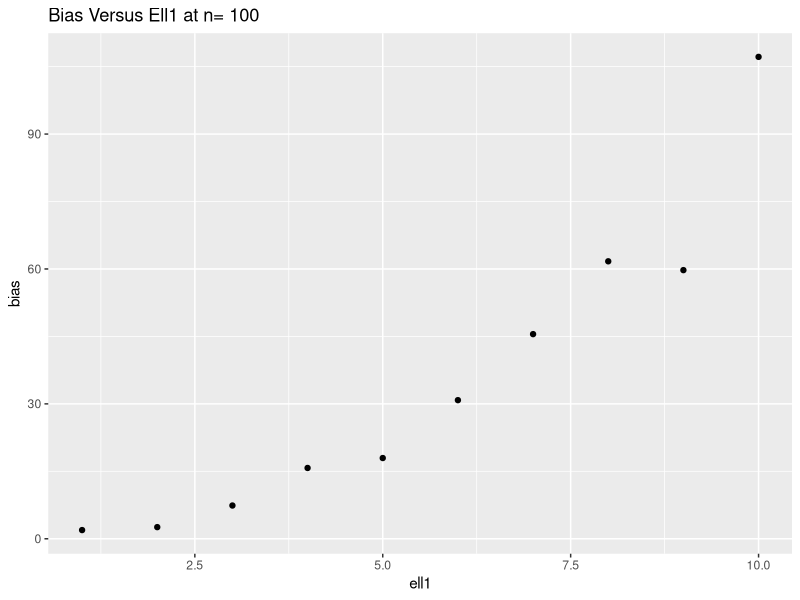
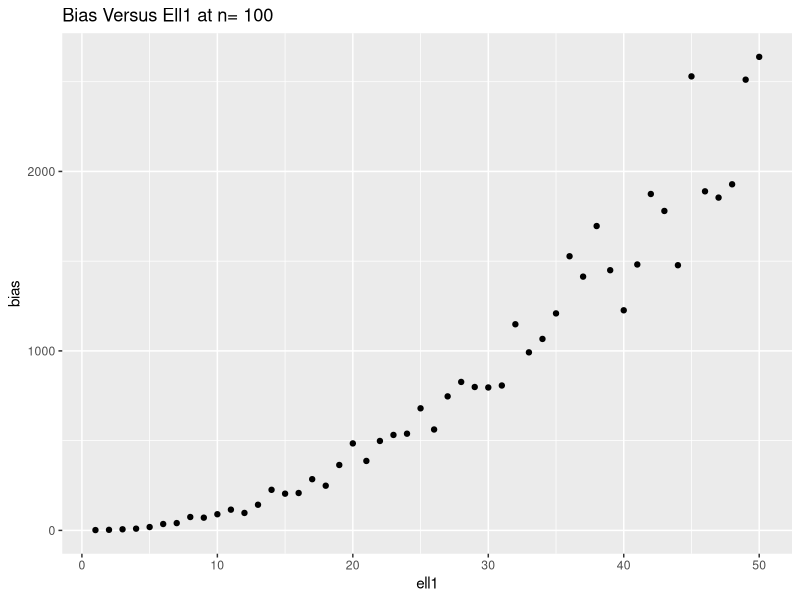
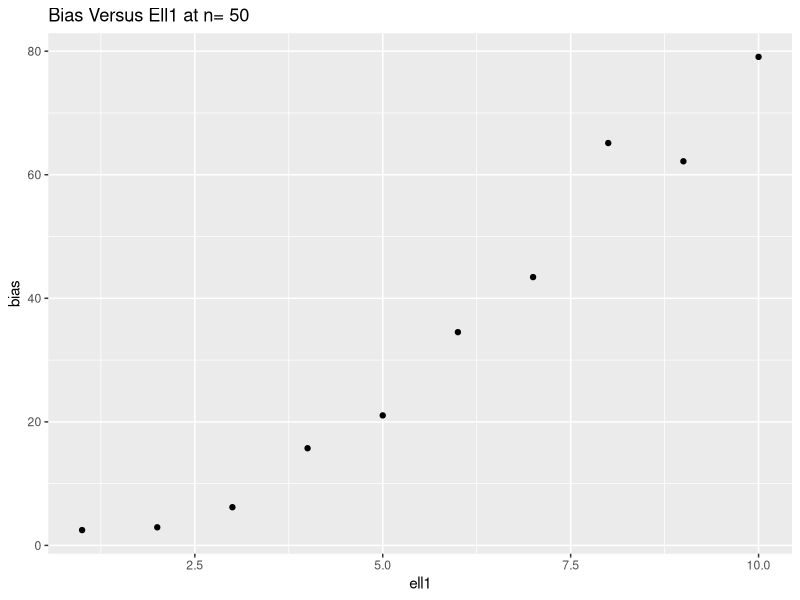
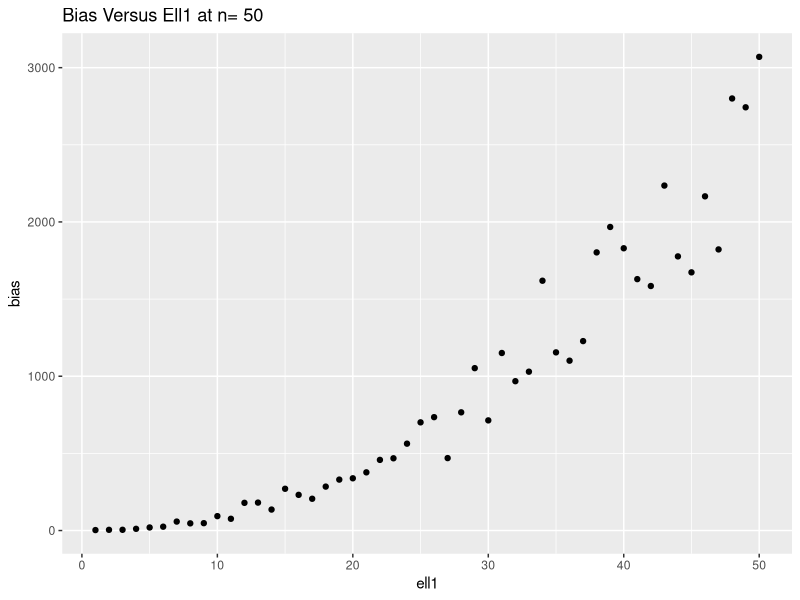
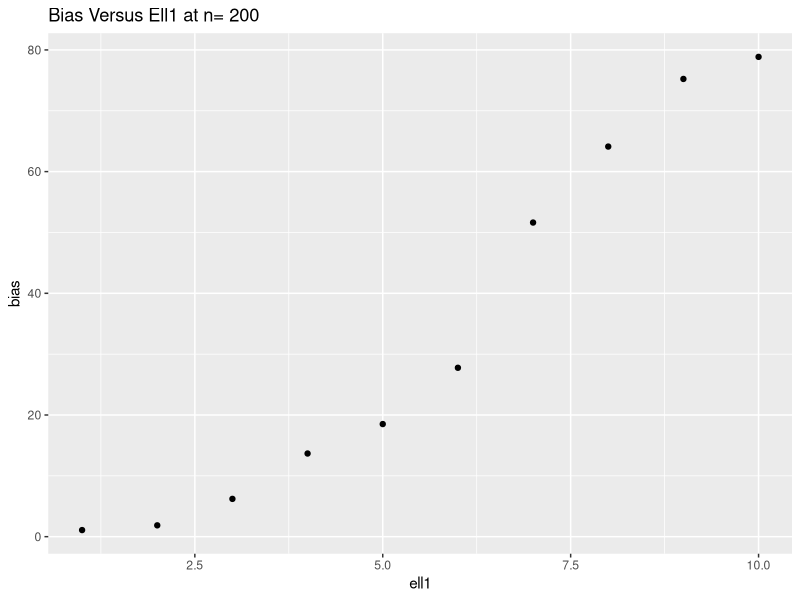
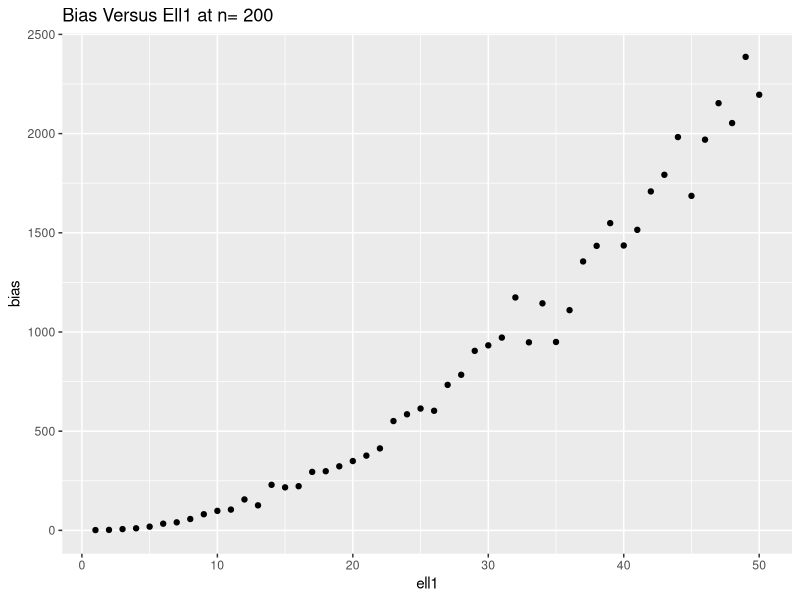
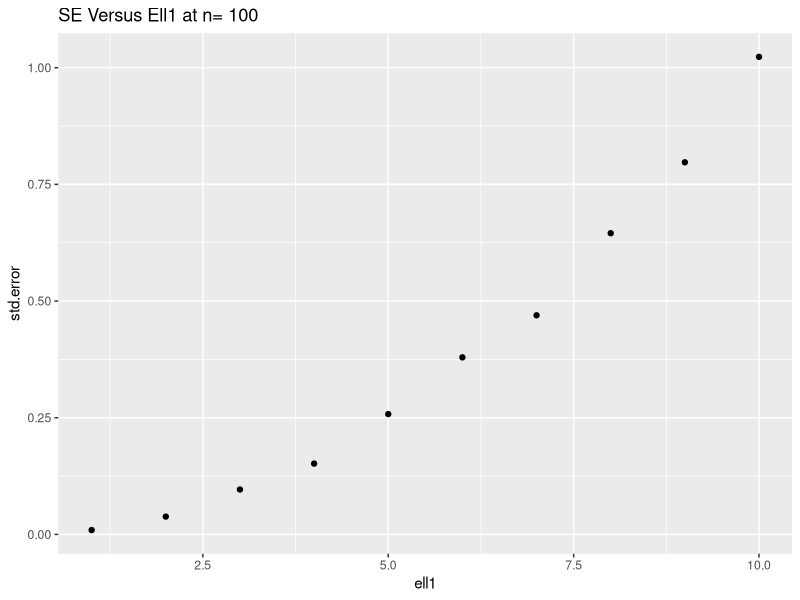
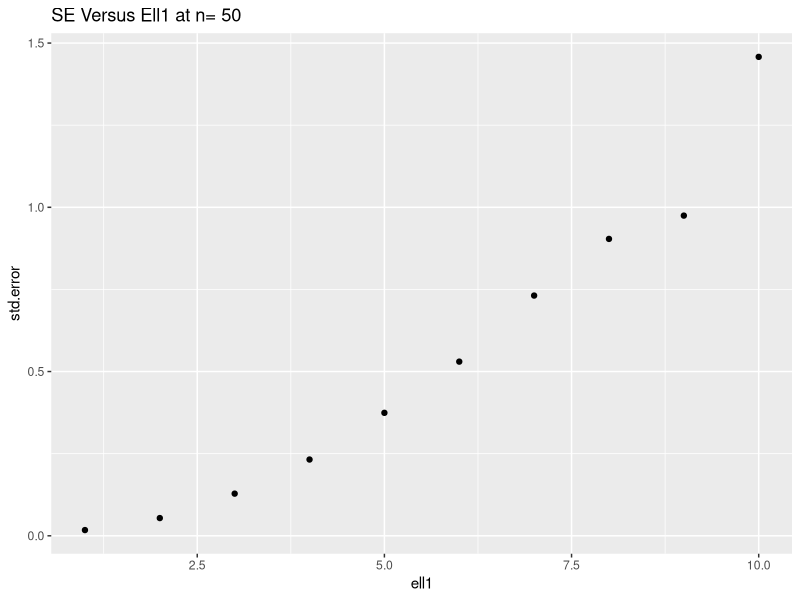

The R source for these figures, in order:
### PROBLEM 1 ###

# accepts an n*p matrix
# x and returns the largest eigenvalue of cov(x)
topeval = function(x){
  mat.cov <- cov(x)
  ev <- eigen(mat.cov)
  values <- ev$values
  return(max(values))
}

#creates an n*p matrix with columns 2 through p iid N(0,1), 
# column 1 has entries iid N(0,ell1)
rspikenorm = function(ell1,n,p) {
  col.one <- rnorm(n, 0, ell1)
  mat <- as.data.frame(col.one)
  for (i in 2:p) {
    col <- rnorm(n, 0, 1)
    c <- as.data.frame(col)
    mat <- cbind(mat, c)
  }
  colnames(mat) <- 1:p
  return(mat)
}

# generates a series of M datasets which are n by p, 
# with spike eigenvalue ell1. For each dataset it should 
# evalute  the top eigenvalue of its corresponding covariance
# matrix. It should return the mean of the so-obtained top 
# eigenvalues and the e standard deviation of the obtained 
# top eigenvalues
sampling.moments = function(ell1,n,p,M) {
  x <- rep(NA, M)
  for (i in 1:M) {
    data <- rspikenorm(ell1,n,p)
    x[i] <- topeval(data)
  }
  my.struct <- rep(NA,2)
  my.struct[1] <- mean(x)
  my.struct[2] <- sd(x)
  return(my.struct)
}

### PROBLEM 2 ###

# "evaluate the bias of the
#top eigenvalue as an estimate of ell1, 
# at problem size n=100, p=50 "

estm.bias <- function(ell1,n) {
  bias <- rep(NA, length(ell1))
  for (i in ell1) {
    x <- rspikenorm(i,n,50)
    y <- topeval(x)
    bias[i] <- y-(i)
  }
  df <- cbind(as.data.frame(ell1), as.data.frame(bias))
  g <- ggplot(df, aes(ell1,bias)) + geom_point()
  g + ggtitle(paste("Bias Versus Ell1 at n=",n))
}
library(ggplot2)
### PROBLEM 2.A ###
estm.bias(1:10, 100)
estm.bias(1:50, 100)
### PROBLEM 2.B ###
estm.bias(1:10, 50)
estm.bias(1:50, 50)
### PROBLEM 2.C ###
estm.bias(1:10, 200)
estm.bias(1:50, 200)
### PROBLEM 2.D ###
# For n=50,100,and 200, the distributions of bias as a function of ell1 are remarkably similar. 
# At n=10, the the difference between true and empirical is about 100 for all three.
#The main takeaway is that the bias increases faster than linear with ell1, probably about O(n2).

### PROBLEM 3 ###

# In the setting of problem 1, evaluate the standard error of the
# top eigenvalue as an estimate of ell1, at problem size n=100, p=50

# In #2, I was able to find the bias at many different points
# Here, I will use a range of ell1 to compute a single standard error

estm.se <- function(ell1, n) {
  std.error <- rep(NA, length(ell1))
  sim.power <- 200
  for (i in ell1) {
    sim.vec <- rep(NA, sim.power)
    for (j in 1:sim.power) {
      x <- rspikenorm(i,n,50)
      sim.vec[j] <- topeval(x)
    }
    std.error[i] <- (sd(sim.vec)/sqrt(length(sim.vec)))
  }
  df <- cbind(as.data.frame(ell1), as.data.frame(std.error))
  g <- ggplot(df, aes(ell1,std.error)) + geom_point()
  g + ggtitle(paste("SE Versus Ell1 at n=",n))
}
### PROBLEM 3.A ###
estm.se(1:10,100)
### PROBLEM 3.B ###
estm.se(1:10,50)
### PROBLEM 3.C ###
estm.se(1:10,200)
### PROBLEM 3.D ###

# The standard error also seems to increase as ell1 increases.
# n=50 had the highest SE (at ell1=10, the highest value tested)
# and n=200 had the lowest, suggesting an inverse relationship
# between n and SE

### PROBLEM 4 ###

# successively generates a series of B 
# bootstrap realizations x* from the n by p dataset x,
# by resampling rows. For each dataset x* it should
# evaluate the top eigenvalue of its corresponding covariance
# matrix. It should return the mean of the so-obtained top eigenvalues. 
# and the e standard deviation of the obtained top eigenvalues.

resampling.moments = function(x,B) {
  top.evals <- rep(NA, B)
  bs.ind <- 1:B
  for (i in bs.ind) {
    boot.inds <- sample(1:nrow(x),replace=TRUE)
    boot.sample <- x[boot.inds,]
    boot.cov <- cov(boot.sample)
    top.evals[i] <- topeval(boot.cov)
  }
  list <- rep(NA,2)
  list[1] <- mean(top.evals)
  #print(paste("mean:",mean(top.evals)))
  #print(paste("sd:",sd(top.evals)))
  list[2] <- sd(top.evals)
  return(list)
}

### PROBLEM 5 ###

estm.bootbias <- function(ell1, n) {
  bias <- rep(NA,length(ell1))
  for (i in ell1) {
    x <- rspikenorm(i,n,50)
    y <- resampling.moments(x,200)
    bias[i] <- y[1]-i
  }
  df <- cbind(as.data.frame(ell1),as.data.frame(bias))
  g <- ggplot(df,aes(ell1,bias))+geom_point()
  g + ggtitle(paste("BS Bias Versus Ell1 at n=",n))
}

### PROBLEM 5A ###
library(ggplot2)
estm.bootbias(1:10,100)
### PROBLEM 5B ###
estm.bootbias(1:10,50)
### PROBLEM 5C ###
estm.bootbias(1:10,200)
### PROBLEM 5D ###
# Bias again grows with ell1. My results actually show that the bootstrap has worse bias
# than the more analytic solution we tried earlier, which is surprising.'

### PROBLEM 6 ###
estm.bootse <- function(ell1, n) {
  std.error <- rep(NA,length(ell1))
  for (i in ell1) {
    x <- rspikenorm(i,n,50)
    y <- resampling.moments(x,200)
    std.error[i] <- y[2]
  }
  df <- cbind(as.data.frame(ell1),as.data.frame(std.error))
  g <- ggplot(df,aes(ell1,std.error))+geom_point()
  g + ggtitle(paste("SE Versus Ell1 at n=",n))
}

### PROBLEM 6A ###
estm.bootse(1:10,100)
### PROBLEM 6B ###
estm.bootse(1:10,50)
### PROBLEM 6C ###
estm.bootse(1:10,200)
### PROBLEM 6D ###
# My results also show that the bootstrap has a higher standard error

### PROBLEM 7 ###
# My conclusion would be that the bootstrap is ineffetive for this estimation, though
# I'm not sure why. Alternatively, I made an implementation error, since the 
# bootstrap is known for its versatility. I'm not sure if my non-BS method
# of finding standard error was correct.
    
    
    
    